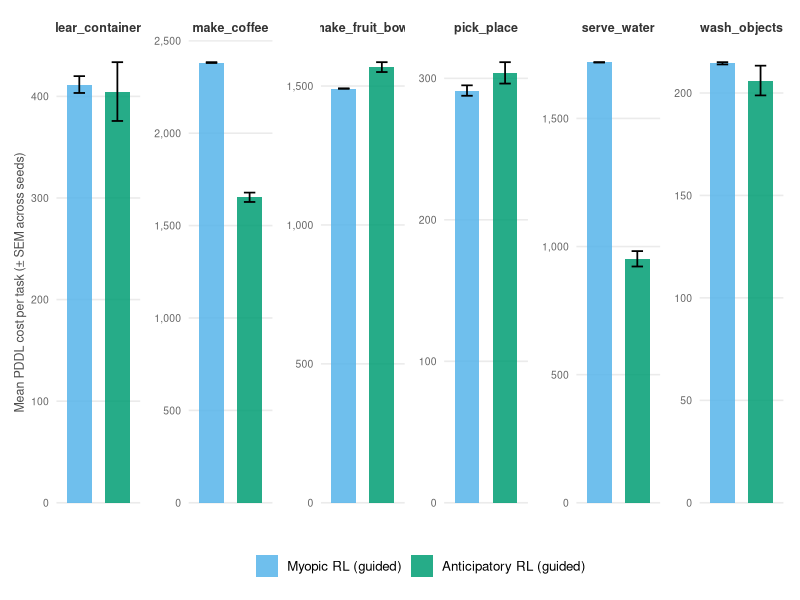

R code for this plot:
# Per-task-type cost breakdown, myopic vs anticipatory guided planner,
# small multiples (one tiny panel per task_type) -- the RL-papers convention
# of many small panels that each show the same simple comparison at a glance,
# rather than one dense combined chart.
#
# Aggregation matches the headline-table methodology: mean cost per
# (method, seed, task_type) first (averaging over that task type's
# occurrences across the 10 canonical sequences), THEN mean +/- SEM across
# the 4 checkpoint seeds -- so error bars reflect between-seed variance, not
# within-task-type noise.

library(tidyverse)

out_path <- "results/canonical_planner/figures/task_type_breakdown.pdf"

methods <- tribble(
  ~method_id, ~label, ~color,
  "myopic_dqn_beta1", "Myopic RL (guided)", "#56B4E9",
  "anticipatory_dqn_beta1_25", "Anticipatory RL (guided)", "#009E73"
)

df <- read_csv("results/canonical_planner/planner/task_results.csv", show_col_types = FALSE) %>%
  semi_join(methods, by = "method_id")

per_seed <- df %>%
  group_by(method_id, checkpoint_seed, task_type) %>%
  summarise(mean_cost = mean(task_cost_pddl), .groups = "drop")

summary_df <- per_seed %>%
  group_by(method_id, task_type) %>%
  summarise(
    sem = sd(mean_cost) / sqrt(n()),
    mean_cost = mean(mean_cost),
    .groups = "drop"
  ) %>%
  inner_join(methods, by = "method_id") %>%
  mutate(label = factor(label, levels = methods$label))

colors <- setNames(methods$color, methods$label)

p <- ggplot(summary_df, aes(x = label, y = mean_cost, fill = label)) +
  geom_col(width = 0.65, alpha = 0.85) +
  geom_errorbar(aes(ymin = mean_cost - sem, ymax = mean_cost + sem), width = 0.3, linewidth = 0.6, color = "black") +
  facet_wrap(~task_type, scales = "free_y", nrow = 1) +
  scale_fill_manual(values = colors, name = NULL) +
  scale_y_continuous(labels = scales::label_comma()) +
  labs(x = NULL, y = "Mean PDDL cost per task (± SEM across seeds)") +
  theme_minimal(base_size = 12) +
  theme(
    axis.text.x = element_blank(),
    axis.ticks.x = element_blank(),
    panel.grid.minor = element_blank(),
    panel.grid.major.x = element_blank(),
    strip.text = element_text(face = "bold", size = 9, color = "gray20"),
    legend.position = "bottom",
    axis.title.y = element_text(color = "gray30", size = 9),
    axis.text.y = element_text(color = "gray40", size = 7.5),
    panel.spacing = unit(0.7, "lines"),
    plot.margin = margin(10, 12, 10, 10)
  )

ggsave(out_path, p, width = 15, height = 3.5, device = cairo_pdf)
cat("wrote", out_path, "\n")
